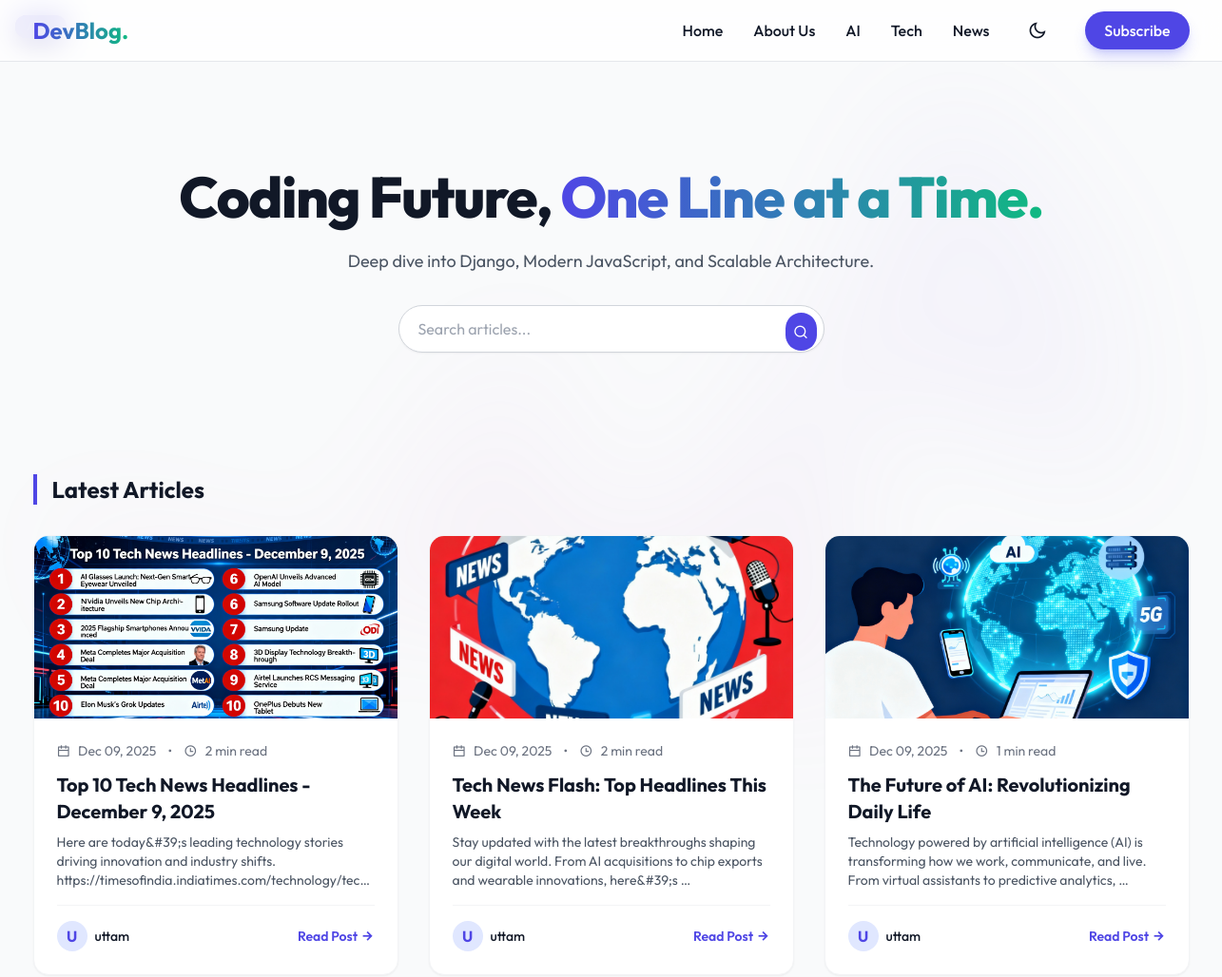
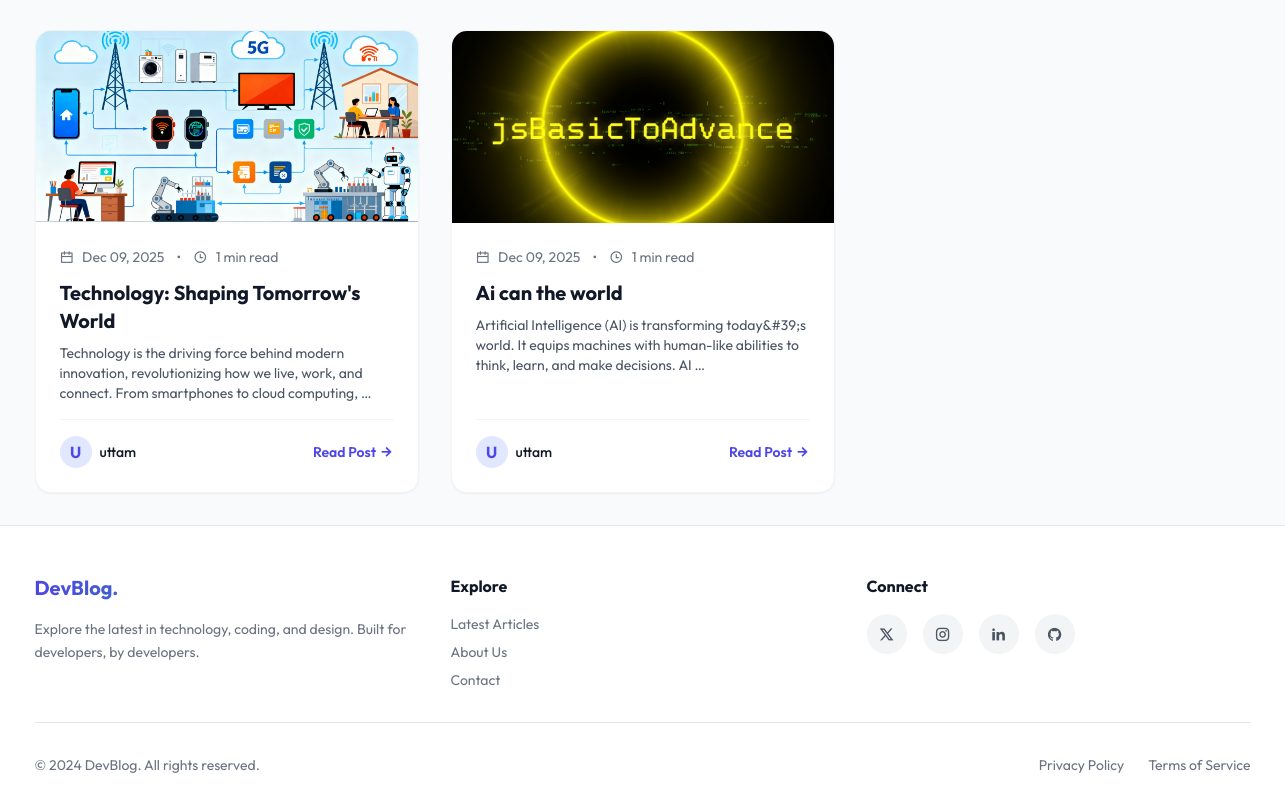
The page / on the database its author committed (2 pictures, top to bottom).
### blog/models.py (models this page shows, shortened)
class Category(models.Model):
    name = models.CharField(max_length=100)
    slug = models.SlugField(max_length=100, unique=True)
    class Meta:
        verbose_name_plural = "Categories"

class Post(models.Model):
    STATUS_CHOICES = (
        ('draft', 'Draft'),
        ('published', 'Published'),
    )
    title = models.CharField(max_length=200)
    slug = models.SlugField(max_length=200, unique=True)
    author = models.ForeignKey(User, on_delete=models.CASCADE, related_name='blog_posts')
    category = models.ForeignKey(Category, on_delete=models.PROTECT, related_name='posts')
    tags = models.ManyToManyField(Tag, blank=True)
    image = models.ImageField(upload_to='uploads/%Y/%m/', blank=True, null=True)
    content = RichTextField()
    status = models.CharField(max_length=10, choices=STATUS_CHOICES, default='draft')
    created_at = models.DateTimeField(auto_now_add=True)
    updated_at = models.DateTimeField(auto_now=True)
    objects = models.Manager()
    published = PostManager()
    class Meta:
        ordering = ['-created_at']
    def reading_time(self):
        words = len(self.content.split())
        minutes = words / 200
        return f"{int(minutes) + 1} min read"
    def get_absolute_url(self):
        return reverse('post_detail', args=[self.slug])

### blog/views.py (the view)
# urls.py: path('', views.index, name='home'),
def index(request):
    posts = Post.published.all().select_related('category', 'author')
    query = request.GET.get('q') # Input ka name='q' hai
    if query:
        posts = posts.filter(
            Q(title__icontains=query) |
            Q(content__icontains=query)
        )
    context = {
        'posts': posts
    }
    if request.headers.get('HX-Request'):
        return render(request, 'partials/blog_list.html', context)
    return render(request, 'index.html', context)

### blog/context_processors.py (called while the page is built)
def common_data(request):
    return {
        'all_categories': Category.objects.all()
    }

### templates/index.html (shortened to what this page needs)
{% extends 'base.html' %}
{% block content %}
<section class="text-center py-12 lg:py-20 relative">
    <div class="absolute inset-0 -z-10 blur-3xl opacity-20 dark:opacity-10">
        <div class="aspect-[1155/678] w-[72.1875rem] bg-gradient-to-tr from-[#ff80b5] to-[#9089fc] opacity-30"
            style="clip-path: polygon(74.1% 44.1%, 100% 61.6%, 97.5% 26.9%, 85.5% 0.1%, 80.7% 2%, 72.5% 32.5%, 60.2% 62.4%, 52.4% 68.1%, 47.5% 58.3%, 45.2% 34.5%, 27.5% 76.7%, 0.1% 64.9%, 17.9% 100%, 27.6% 76.8%, 76.1% 97.7%, 74.1% 44.1%)">
        </div>
    </div>
    <h1 class="text-4xl md:text-6xl font-extrabold tracking-tight text-gray-900 dark:text-white mb-6">
        Coding Future, <span class="text-transparent bg-clip-text bg-gradient-to-r from-primary to-secondary">One Line
            at a Time.</span>
    </h1>
    <p class="mt-4 text-lg text-gray-600 dark:text-gray-300 max-w-2xl mx-auto">
        Deep dive into Django, Modern JavaScript, and Scalable Architecture.
    </p>
    <div class="mt-8 max-w-md mx-auto">
        <div class="relative group">
            <input type="text" name="q" placeholder="Search articles..." hx-get="{% url 'home' %}"
                hx-trigger="keyup changed delay:500ms" hx-target="#posts-grid"
                class="w-full px-5 py-3 rounded-full border border-gray-300 dark:border-gray-700 bg-white dark:bg-gray-800 text-gray-900 dark:text-white focus:ring-2 focus:ring-primary focus:outline-none transition shadow-sm group-hover:shadow-lg">
            <button
                class="absolute right-2 top-2 bg-primary text-white p-2 rounded-full hover:bg-indigo-700 transition">
                <i class="ri-search-line"></i>
            </button>
        </div>
    </div>
</section>
<section class="mt-12">
    <div class="flex justify-between items-end mb-8">
        <h2 class="text-2xl font-bold text-gray-900 dark:text-white border-l-4 border-primary pl-4">
            Latest Articles
        </h2>
    </div>
    <div class="grid grid-cols-1 md:grid-cols-2 lg:grid-cols-3 gap-8" id="posts-grid">
        {% include 'partials/blog_list.html' %}
    </div>
</section>
{% endblock %}

### templates/base.html (shortened to what this page needs)
<!DOCTYPE html>
<html lang="en" class="scroll-smooth">
<head>
    <link href="https://cdn.jsdelivr.net/npm/remixicon@4.2.0/fonts/remixicon.css" rel="stylesheet"/>
    <script src="https://cdn.tailwindcss.com"></script>
</head>
<body
    x-data="{
        darkMode: localStorage.getItem('theme') === 'dark',
        mobileMenuOpen: false,
        newsletterOpen: false,
        loading: true,
        toggleTheme() {
            this.darkMode = !this.darkMode;
            localStorage.setItem('theme', this.darkMode ? 'dark' : 'light');
            if (this.darkMode) {
                document.documentElement.classList.add('dark');
            } else {
                document.documentElement.classList.remove('dark');
            }
        },
        init() {
            if (this.darkMode) document.documentElement.classList.add('dark');
            setTimeout(() => this.loading = false, 800);
        }
    }"
    :class="darkMode ? 'bg-darkBg text-gray-100' : 'bg-gray-50 text-gray-900'"
    class="antialiased flex flex-col min-h-screen"
>
    <nav class="sticky top-0 z-50 backdrop-blur-lg border-b border-gray-200 dark:border-gray-800 bg-white/80 dark:bg-darkBg/80">
        <div class="max-w-7xl mx-auto px-4 sm:px-6 lg:px-8">
            <div class="flex justify-between h-16 items-center">
                <div class="flex-shrink-0 flex items-center">
                    <a href="{% url 'home' %}" class="text-2xl font-bold bg-clip-text text-transparent bg-gradient-to-r from-primary to-secondary">
                    </a>
                </div>
                <div class="hidden md:flex space-x-8 items-center">
                    <a href="{% url 'home' %}" class="hover:text-primary transition font-medium">Home</a>
                    <a href="{% url 'about' %}" class="hover:text-primary transition font-medium">About Us</a>
                    {% for cat in all_categories %}
                        <a href="{% url 'category_page' cat.slug %}" class="hover:text-primary transition font-medium">
                            {{ cat.name }}
                        </a>
                    {% endfor %}
                    <button @click="toggleTheme()" class="p-2 rounded-full hover:bg-gray-200 dark:hover:bg-gray-800 transition focus:outline-none">
                        <i class="ri-moon-line text-xl" x-show="!darkMode"></i>
                    </button>
                    <button @click="newsletterOpen = true" class="bg-primary text-white px-5 py-2 rounded-full hover:bg-indigo-700 transition shadow-lg shadow-indigo-500/30 font-medium">
                        Subscribe
                    </button>
                </div>
            </div>
        </div>
    </nav>
    <main class="flex-grow container mx-auto px-4 sm:px-6 lg:px-8 py-8 animate-fade-in-up" x-show="!loading">
        {% block content %}
        {% endblock %}
    </main>
    <footer class="bg-white dark:bg-gray-900 border-t border-gray-200 dark:border-gray-800 pt-12 pb-8">
        <div class="max-w-7xl mx-auto px-4 sm:px-6 lg:px-8">
            <div class="grid grid-cols-1 md:grid-cols-3 gap-8 mb-8">
                <div class="col-span-1">
                    <h3 class="text-xl font-bold bg-clip-text text-transparent bg-gradient-to-r from-primary to-secondary mb-4">
                    </h3>
                    <p class="text-gray-500 dark:text-gray-400 text-sm leading-relaxed">
                        Explore the latest in technology, coding, and design.
                        Built for developers, by developers.
                    </p>
                </div>
                <div>
                    <h4 class="font-bold mb-4 text-gray-900 dark:text-white">Explore</h4>
                    <ul class="space-y-2 text-sm text-gray-500 dark:text-gray-400">
                        <li><a href="{% url 'home' %}" class="hover:text-primary transition">Latest Articles</a></li>
                        <li><a href="{% url 'about' %}" class="hover:text-primary transition">About Us</a></li>
                        <li><a href="{% url 'contact' %}" class="hover:text-primary transition">Contact</a></li>
                    </ul>
                </div>
                <div>
                    <h4 class="font-bold mb-4 text-gray-900 dark:text-white">Connect</h4>
                    <div class="flex space-x-4">
                        <a href="#" class="w-10 h-10 rounded-full bg-gray-100 dark:bg-gray-800 flex items-center justify-center text-gray-600 dark:text-gray-300 hover:bg-black hover:text-white transition transform hover:-translate-y-1">
                            <i class="ri-twitter-x-line"></i>
                        </a>
                        <a href="#" class="w-10 h-10 rounded-full bg-gray-100 dark:bg-gray-800 flex items-center justify-center text-gray-600 dark:text-gray-300 hover:bg-pink-600 hover:text-white transition transform hover:-translate-y-1">
                            <i class="ri-instagram-line"></i>
                        </a>
                        <a href="#" class="w-10 h-10 rounded-full bg-gray-100 dark:bg-gray-800 flex items-center justify-center text-gray-600 dark:text-gray-300 hover:bg-blue-600 hover:text-white transition transform hover:-translate-y-1">
                            <i class="ri-linkedin-fill"></i>
                        </a>
                        <a href="#" class="w-10 h-10 rounded-full bg-gray-100 dark:bg-gray-800 flex items-center justify-center text-gray-600 dark:text-gray-300 hover:bg-gray-900 hover:text-white transition transform hover:-translate-y-1">
                            <i class="ri-github-fill"></i>
                        </a>
                    </div>
                </div>
            </div>
            <div class="border-t border-gray-200 dark:border-gray-800 pt-8 flex flex-col md:flex-row justify-between items-center text-sm text-gray-500 dark:text-gray-400">
                <p>&copy; 2024 DevBlog. All rights reserved.</p>
                <div class="flex space-x-6 mt-4 md:mt-0">
                    <a href="#" class="hover:text-gray-900 dark:hover:text-white transition">Privacy Policy</a>
                    <a href="#" class="hover:text-gray-900 dark:hover:text-white transition">Terms of Service</a>
                </div>
            </div>
        </div>
    </footer>
</body>
</html>

### templates/partials/blog_list.html
{% for post in posts %}
<article class="group bg-white dark:bg-gray-800 rounded-2xl shadow-sm hover:shadow-xl transition duration-300 border border-gray-100 dark:border-gray-700 overflow-hidden flex flex-col h-full animate-fade-in-up">
    <a href="{{ post.get_absolute_url }}" class="block relative overflow-hidden h-48 cursor-pointer">
        {% if post.image %}
        <img src="{{ post.image.url }}" alt="{{ post.title }}"
            class="w-full h-full object-cover transform group-hover:scale-110 transition duration-500">
        {% else %}
        <img src="https://placehold.co/600x400/1e1e1e/FFF?text=No+Image" alt="Placeholder"
            class="w-full h-full object-cover transform group-hover:scale-110 transition duration-500">
        {% endif %}
        <a href="{% url 'category_page' post.category.slug %}"
           class="absolute top-4 left-4 bg-primary text-white text-xs font-bold px-3 py-1 rounded-full shadow-lg hover:bg-white hover:text-primary transition z-10">
            {{ post.category.name }}
        </a>
    </a>
    <div class="p-6 flex-grow flex flex-col">
        <div class="flex items-center gap-2 text-sm text-gray-500 dark:text-gray-400 mb-3">
            <i class="ri-calendar-line"></i> <span>{{ post.created_at|date:"M d, Y" }}</span>
            <span class="mx-1">•</span>
            <i class="ri-time-line"></i> <span>{{ post.reading_time }}</span>
        </div>
        <h3 class="text-xl font-bold text-gray-900 dark:text-white mb-2 group-hover:text-primary transition">
            <a href="{{ post.get_absolute_url }}">{{ post.title }}</a>
        </h3>
        <p class="text-gray-600 dark:text-gray-300 text-sm mb-4 line-clamp-3 flex-grow">
            {{ post.content|striptags|truncatewords:20 }}
        </p>
        <div class="mt-auto flex items-center justify-between border-t border-gray-100 dark:border-gray-700 pt-4">
            <div class="flex items-center gap-2">
                <div class="w-8 h-8 rounded-full bg-indigo-100 flex items-center justify-center text-primary font-bold overflow-hidden">
                    {{ post.author.username|slice:":1"|upper }}
                </div>
                <span class="text-sm font-medium text-gray-900 dark:text-white">
                    {{ post.author.username }}
                </span>
            </div>
            <a href="{{ post.get_absolute_url }}" class="text-primary hover:text-secondary font-semibold text-sm">
                Read Post <i class="ri-arrow-right-line"></i>
            </a>
        </div>
    </div>
</article>
{% empty %}
<div class="col-span-3 text-center py-10">
    <p class="text-gray-500 text-lg">No matching posts found.</p>
</div>
{% endfor %}

### templates/base.html (style rules this page uses)
body { transition: background-color 0.3s, color 0.3s; }

### rows shown on the page
Category: name "AI"
Category: name "Tech"
Category: name "News"
Post: image (picture), created_at "Dec 09, 2025", reading_time "2 min read", title "Top 10 Tech News Headlines - December 9, 2025", content "Here are today&#39;s leading technology stories driving innovation and…", author.username "U", author.username "uttam"
Post: image (picture), created_at "Dec 09, 2025", reading_time "2 min read", title "Tech News Flash: Top Headlines This Week", content "Stay updated with the latest breakthroughs shaping our digital world. From AI acquisitions to chip exports and wearable innovations, here&#39;s …", author.username "U", author.username "uttam"
Post: image (picture), created_at "Dec 09, 2025", reading_time "1 min read", title "The Future of AI: Revolutionizing Daily Life", content "Technology powered by artificial intelligence (AI) is transforming how we work, communicate, and live. From virtual assistants to predictive analytics, …", author.username "U", author.username "uttam"
Post: image (picture), created_at "Dec 09, 2025", reading_time "1 min read", title "Technology: Shaping Tomorrow's World", content "Technology is the driving force behind modern innovation, revolutionizing how we live, work, and connect. From smartphones to cloud computing, …", author.username "U", author.username "uttam"
Post: image (picture), category.name "AI", created_at "Dec 09, 2025", reading_time "1 min read", title "Ai can the world", content "Artificial Intelligence (AI) is transforming today&#39;s world. It equips machines with human-like abilities to think, learn, and make decisions. AI …", author.username "U", author.username "uttam"
